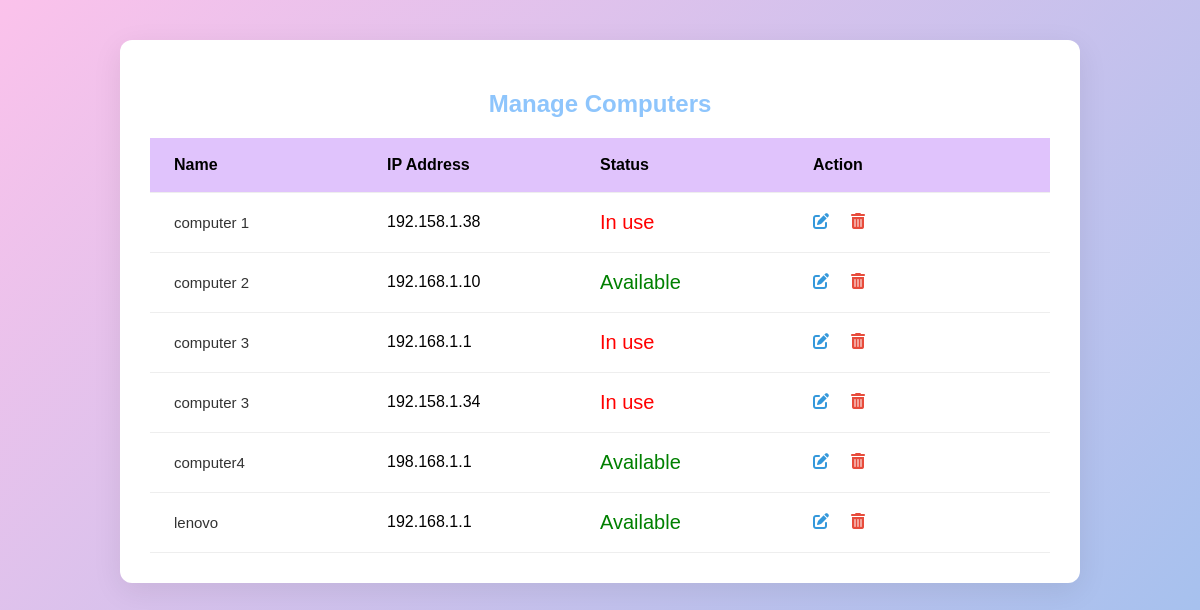
The app's page /manage_computers.php with its own data.
### tables this page shows
CREATE TABLE `computers` (
  `id` int(11) NOT NULL,
  `computer_name` varchar(100) NOT NULL,
  `ip_address` varchar(50) DEFAULT NULL,
  `status` enum('available','in use','offline') DEFAULT 'available',
  `created_at` timestamp NOT NULL DEFAULT current_timestamp()
);

### manage_computers.php (the view, shortened to what this page needs)
<?php
include 'db_connect.php';
$result = $conn->query("SELECT * FROM computers");
?>
<!DOCTYPE html>
<html lang="en">
<head>
<link rel="stylesheet" href="https://cdnjs.cloudflare.com/ajax/libs/font-awesome/6.4.0/css/all.min.css">
</head>
<body>
<div class="container">
    <h2>Manage Computers</h2>
    <div class="table-header">
        <div class="col name">Name</div>
        <div class="col">IP Address</div>
        <div class="col">Status</div>
        <div class="col action">Action</div>
    </div>
    <?php while ($row = $result->fetch_assoc()) { ?>
        <div class="table-row">
            <div class="col name">
                <div class="text"><?= htmlspecialchars($row['computer_name']) ?></div>
            </div>
            <div class="col"><?= htmlspecialchars($row['ip_address']) ?></div>
            <div class="col status <?= $row['status'] == 'in use' ? 'in-use' : 'available' ?>">
                <?= ucfirst($row['status']) ?>
            </div>
               <div class="col action">
    <a href="edit_computer.php?id=<?= $row['id'] ?>" title="Edit">
        <i class="fas fa-edit" style="color: #3498db; cursor: pointer;"></i>
    </a>
    <a href="#" class="delete-btn" data-id="<?= $row['id'] ?>" title="Delete">
        <i class="fas fa-trash-alt" style="color: #e74c3c; cursor: pointer;"></i>
    </a>
</div>
        </div>
    <?php } ?>
</div>
</body>
</html>

### manage_computers.php (style rules this page uses)
body { font-family: 'Poppins', sans-serif; background: linear-gradient(135deg, #fbc2eb, #a6c1ee 100%); margin: 0; padding: 40px 0; }
.container { max-width: 900px; margin: auto; background: white; padding: 30px; border-radius: 12px; box-shadow: 0 8px 30px rgba(0, 0, 0, 0.08); }
h2 { text-align: center; color:#8ec5fc ; }
.table-header, .table-row { display: flex; padding: 18px 24px; border-bottom: 1px solid #eee; align-items: center; }
.table-header { font-weight: bold; background-color: #e0c3fc ; }
.col { flex: 1; display: flex; align-items: center; }
.col, .col.name { flex: 1; }
.text { font-size: 15px; color: #333; }
.status.available { color: green; font-size: 20px; }
.status.in-use { color: red; font-size: 20px; }
.col.action { justify-content:flex-start; gap:12px; }
.col.action a { color: #007bff; text-decoration: none; margin-right: 10px; font-weight: 500; }

### records on screen
computers: computer_name "computer 1", ip_address "192.158.1.38", status "In use"
computers: computer_name "computer 2", ip_address "192.168.1.10", status "Available"
computers: computer_name "computer 3", ip_address "192.168.1.1", status "In use"
computers: computer_name "computer 3", ip_address "192.158.1.34", status "In use"
computers: computer_name "computer4", ip_address "198.168.1.1", status "Available"
computers: computer_name "lenovo", ip_address "192.168.1.1", status "Available"
